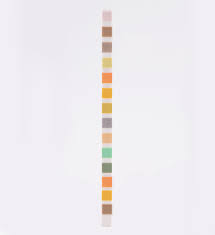
#> input picture download.jpeg, 215 x 235 px
$ python new.py
#> lines starting #> are read from the running program, lines starting #| are printed output that depends on the picture
import cv2
import numpy as np
import matplotlib.pyplot as plt
import pandas as pd
df=pd.read_csv('colors.csv') #CSV file read
#> (reads colors.csv from the repository)
img=cv2.imread('download.jpeg') #image read my opencv
#> img is the input picture: shape (235, 215, 3); mean B, G, R 240, 235.9, 239.2
img = cv2.resize(img, (800,600)) #resizing a image
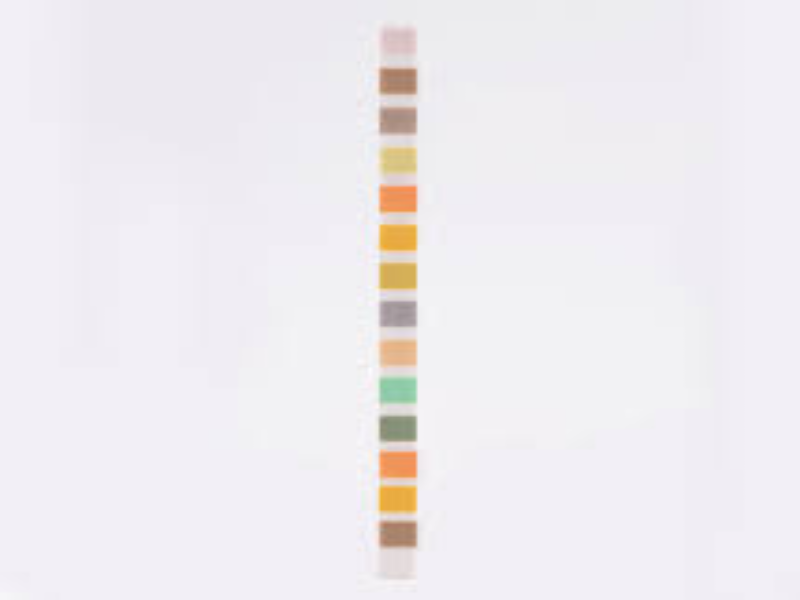
#> img: shape (600, 800, 3); mean B, G, R 240, 235.9, 239.2
clicked=False
r=g=b=xpos=ypos=0
"get color name fuction is use for getting a color name by RGB values"
def get_color_name(R,G,B):
    minium=1000
    for i in range(len(df)):
        d=abs(R - int(df.iloc[i,3])) + abs(G - int(df.iloc[i,4])) + abs(B - int(df.iloc[i,5]))
        if d<=minium:
            minium=d
            cname=df.iloc[i,1]
    return str(cname)
"click function create for  getting pixle value and RGB"
def click(event,x,y,flags,params):
    if event == cv2.EVENT_LBUTTONDBLCLK:
        global clicked,r,g,b,xpos,ypos
        clicked=True
        xpos=x
        ypos=x
        b,g,r=img[y,x]
        b=int(b)
        g=int(g)
        r=int(r)

cv2.namedWindow('image')
cv2.setMouseCallback('image',click)
#print(clicked,b,g,r,xpos,ypos)
while True:


    cv2.imshow('image',img)
    if clicked:
        cv2.rectangle(img,(20,20),(600 ,60),(b,g,r),-1) # putting rectangel on image
        text=get_color_name(r,g,b) +'R='+str(r)+'G='+str(g)+'B='+str(b)
        cv2.putText(img,text,(50,50),2,0.8,(255,255,255),2,cv2.LINE_AA) # putting text on image
        if r+g+b>=600:
            cv2.putText(img,text,(50,50),2,0.8,(0,0,0),2,cv2.LINE_AA)
    if cv2.waitKey(20)& 0xff==27:

#> (key Esc is pressed here)
        break
cv2.destroyAllWindows()
